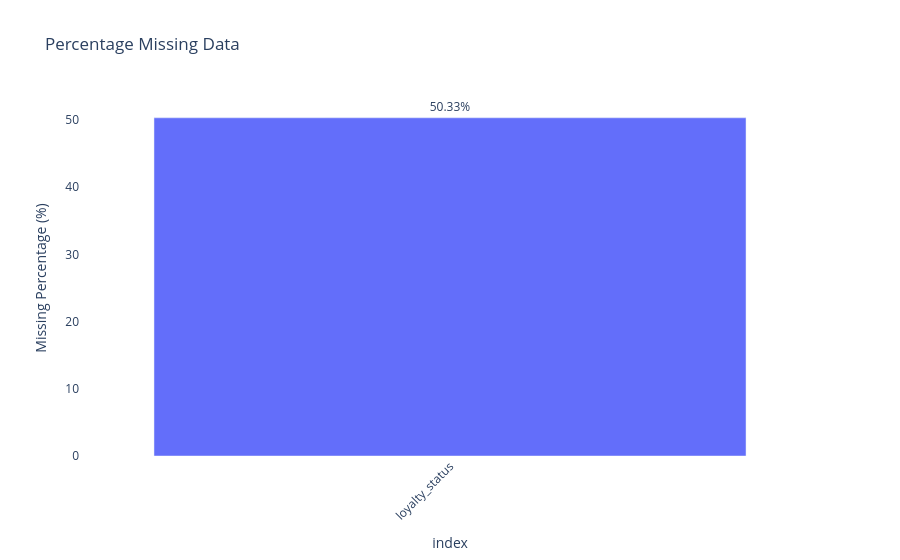

Notebook code cell kept with this figure:
### Markdown cell above
### Structured Data cleaning

### Code cell
# ----------------------------------------------------------
# Check missing values 
# ----------------------------------------------------------
'''
Create a dataframe to show total number of missing values
and percentage of missing values 
'''

missing_data = pd.DataFrame({"Missing Data": merged_data.isnull().sum(), "Missing Percentage": (merged_data.isnull().mean() * 100).round(2)})

# Show only columns that contain missing values
missing_data = (missing_data[missing_data["Missing Data"] > 0].sort_values("Missing Percentage", ascending=False))

print("Missing values BEFORE treatment:")
print("--"*25)
print(missing_data)
print()


# Visualizing the Missing Data
print("Visaulization of Missing values BEFORE treatment:")
print("--"*25)
fig = px.bar(missing_data, x=missing_data.index, y="Missing Percentage",
             title="Percentage Missing Data",
             labels={"x": "Features", "Missing Percentage": "Missing Percentage (%)"},
             text="Missing Percentage")

fig.update_traces( texttemplate="%{text:.2f}%", textposition="outside")

fig.update_layout(showlegend=False, plot_bgcolor="white", paper_bgcolor="white",
                  xaxis=dict(showgrid=False, tickangle=-45), yaxis=dict(showgrid=False))

fig.show()

### Figure 1 — Plotly figure (JSON) as saved in the notebook; plotly's stock layout.template omitted (floating-point values rounded to 4 significant figures)
{"data": [{"hovertemplate": "index=%{x}<br>Missing Percentage (%)=%{text}<extra></extra>", "legendgroup": "", "marker": {"color": "#636efa", "pattern": {"shape": ""}}, "name": "", "orientation": "v", "showlegend": false, "text": [50.33], "textposition": "outside", "texttemplate": "%{text:.2f}%", "type": "bar", "x": ["loyalty_status"], "xaxis": "x", "y": [50.33], "yaxis": "y"}], "layout": {"barmode": "relative", "legend": {"tracegroupgap": 0}, "paper_bgcolor": "white", "plot_bgcolor": "white", "showlegend": false, "title": {"text": "Percentage Missing Data"}, "xaxis": {"anchor": "y", "domain": [0, 1], "showgrid": false, "tickangle": -45, "title": {"text": "index"}}, "yaxis": {"anchor": "x", "domain": [0, 1], "showgrid": false, "title": {"text": "Missing Percentage (%)"}}}}
